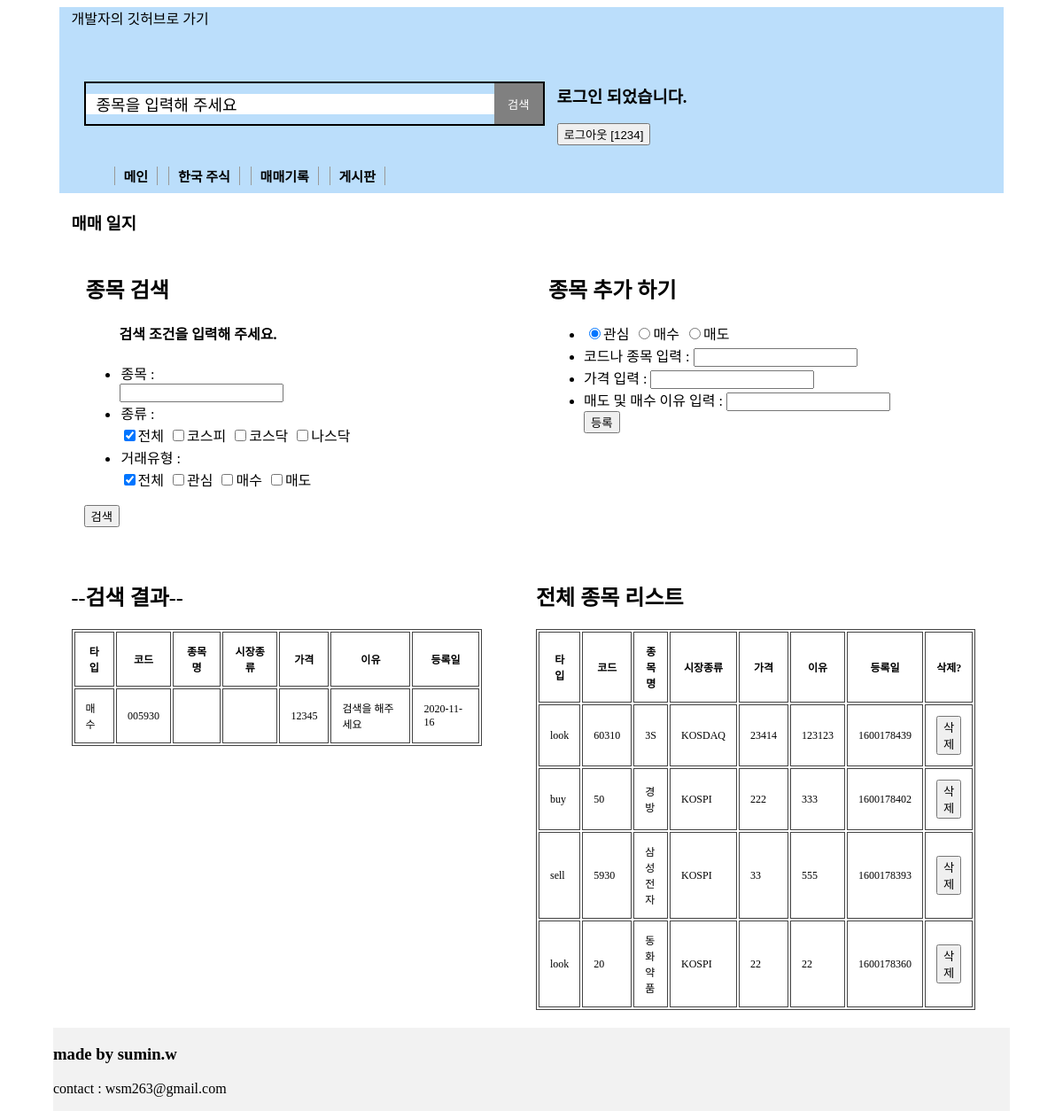
/transaction_list (signed in), run on the app's committed database.
### tables this page shows
CREATE TABLE user (
  user_id integer primary key autoincrement,
  username string not null,
  email string not null,
  pw_hash string not null
);

CREATE TABLE message (
  message_id integer primary key autoincrement,
  type integer not null,
  author_id integer not null,
  transaction_type string not null,
  code string not null,
  name string not null,
  price string not null,
  reason string not null,
  market string not null,
  pub_date integer
);

### app.py (the view)
@app.route('/transaction_list')
def transaction_list():
    if not g.user:
        return render_template('sample_transaction_page.html')
    messages = query_db('''
                select message.*, user.*
                from message, user
                where message.author_id = user.user_id and (
                    user.user_id = ? or
                    user.user_id in (select whom_id from follower
                                            where who_id = ?))
                and message.type = 1
                order by message.pub_date desc ''',
                [session['user_id'], session['user_id']])
    try:
        if filter_data != []:
            if filter_data != ["","total_market","total_transaction_type"]: # 검색을 했을때
                print(filter_data)
                if (filter_data[0] == "") & (filter_data[1] == "total_market"):
                    filter_messages = query_db('''
                                    select message.*, user.*
                                    from message, user
                                    where message.author_id = user.user_id and (
                                        user.user_id = ? or
                                        user.user_id in (select whom_id from follower
                                                                where who_id = ?))
                                    and message.type = 1
                                    and message.transaction_type = ?
                                    order by message.pub_date desc  ''',
                                    [session['user_id'], session['user_id'], filter_data[2]])
                elif (filter_data[0] == "")&(filter_data[2] == "total_transaction_type"):
                    filter_messages = query_db('''
                                    select message.*, user.*
                                    from message, user
                                    where message.author_id = user.user_id and (
                                        user.user_id = ? or
                                        user.user_id in (select whom_id from follower
                                                                where who_id = ?))
                                    and message.type = 1
                                    and message.market = ?
                                    order by message.pub_date desc''',
                                    [session['user_id'], session['user_id'], filter_data[1]])
                elif (filter_data[1] == "total_market")&(filter_data[2] == "total_transaction_type"):
                    filter_messages = query_db('''
                                    select message.*, user.*
                                    from message, user
                                    where message.author_id = user.user_id and (
                                        user.user_id = ? or
                                        user.user_id in (select whom_id from follower
                                                                where who_id = ?))
                                    and message.type = 1
                                    and message.code = ?
                                    order by message.pub_date desc ''',
                                    [session['user_id'], session['user_id'], filter_data[0]])
                elif filter_data[0] == "":
                    filter_messages = query_db('''
                                    select message.*, user.*
                                    from message, user
                                    where message.author_id = user.user_id and (
                                        user.user_id = ? or
                                        user.user_id in (select whom_id from follower
                                                                where who_id = ?))
                                    and message.type = 1
                                    and message.market = ?
                                    and message.transaction_type = ?
                                    order by message.pub_date desc''',
                                    [session['user_id'], session['user_id'], filter_data[1], filter_data[2]])
                elif filter_data[1] == "total_market":
                    filter_messages = query_db('''
                                    select message.*, user.*
                                    from message, user
                                    where message.author_id = user.user_id and (
                                        user.user_id = ? or
                                        user.user_id in (select whom_id from follower
                                                                where who_id = ?))
                                    and message.type = 1
                                    and message.code = ?
                                    and message.transaction_type = ?
                                    order by message.pub_date desc''',
                                    [session['user_id'], session['user_id'], filter_data[0], filter_data[2]])
                elif filter_data[2] == "total_transaction_type":
                    filter_messages = query_db('''
                                    select message.*, user.*
                                    from message, user
                                    where message.author_id = user.user_id and (
                                        user.user_id = ? or
                                        user.user_id in (select whom_id from follower
                                                                where who_id = ?))
                                    and message.type = 1
                                    and message.code = ?
                                    and message.market = ?
                                    order by message.pub_date desc''',
                                    [session['user_id'], session['user_id'], filter_data[0], filter_data[1]])
            else:
                filter_messages = query_db('''
                                select message.*, user.*
                                from message, user
                                where message.author_id = user.user_id and (
                                    user.user_id = ? or
                                    user.user_id in (select whom_id from follower
                                                            where who_id = ?))
                                and message.type = 1
                                order by message.pub_date desc''',
                                [session['user_id'], session['user_id']])
            return render_template('transaction_list.html', messages=messages,
                                   filter_messages = filter_messages)
        else:
            filter_messages = [{'message_id': 12, 'transaction_type': '매수', 'code': '005930', 'price': 12345, 'reason': '검색을 해주세요', 'pub_date': '2020-11-16'}]
            return render_template('transaction_list.html',
                                   messages=messages,
                                   filter_messages = filter_messages)
    except:
        filter_messages = [
            {'message_id': 12, 'transaction_type': '매수', 'code': '005930', 'price': 12345, 'reason': '검색을 해주세요',
             'pub_date': '2020-11-16'}]
        return render_template('transaction_list.html',
                               messages=messages,
                               filter_messages=filter_messages)

### app.py (called while the page is built)
def connect_db():
    return sqlite3.connect(app.config['DATABASE'])

def query_db(query, args=(), one=False):
    cur = g.db.execute(query, args)
    rv = [dict((cur.description[idx][0], value)
               for idx, value in enumerate(row)) for row in cur.fetchall()]
    return (rv[0] if rv else None) if one else rv

@app.before_request
def before_request():
    g.db = connect_db()
    g.user = None
    if 'user_id' in session:
        g.user = query_db('select * from user where user_id = ?',
                          [session['user_id']], one=True)

@app.teardown_request
def teardown_request(exception):
    if hasattr(g, 'db'):
        g.db.close()

### templates/transaction_list.html (shortened to what this page needs)
{% extends 'base.html' %}
    {% block main %}
    <h3> 매매 일지 </h3>
    {% if g.user %}
    {% if request.endpoint == 'transaction_list' %}
        <div class="sales_log_container">
        <form class="sales_log_box1"  method=post action="{{ url_for('detail_search_stock')}}">
            <fieldset>
                <h2><legend>종목 검색</legend></h2>
                <ul>
                    <h4>검색 조건을 입력해 주세요.</h4>
                    <li>
                        <legend> 종목 : </legend>
                        <input type="text" name = "code">
                    </li>
                    <li>
                        <legend> 종류 : </legend>
                        <label><input type="checkbox" name="market" value="total_market" checked >전체</label>
                        <label><input type="checkbox" name="market" value="KOSPI">코스피</label>
                        <label><input type="checkbox" name="market" value="KOSDAQ">코스닥</label>
                        <label><input type="checkbox" name="market" value="NASDAQ">나스닥</label>
                    </li>
                    <li>
                        <legend>거래유형 : </legend>
                        <label><input type="checkbox" name="transaction_type" value="total_transaction_type" checked>전체</label>
                        <label><input type="checkbox" name="transaction_type" value="look">관심</label>
                        <label><input type="checkbox" name="transaction_type" value="buy">매수</label>
                        <label><input type="checkbox" name="transaction_type" value="sell">매도</label>
                    </li>
                </ul>
                <button type=sumit>검색</button>
            </fieldset>
        </form>
        <form class="sales_log_box2" action="{{ url_for('add_stock')}}" method=post>
        <fieldset >
            <h2>종목 추가 하기</h2>
            <ul>
                <li>
                    <label><input type="radio" name="transaction_type" value="look" checked >관심</label>
                    <label><input type="radio" name="transaction_type" value="buy">매수</label>
                    <label><input type="radio" name="transaction_type" value="sell">매도</label>
                </li>
                <li>
                    코드나 종목 입력 : <input type="text" name = "code">
                </li>
                <li>
                    가격 입력 : <input type="text" name = "price">
                </li>
                <li>
                    매도 및 매수 이유 입력 : <input type="text" name = "reason">
                </li>
                <button type=sumit>등록</button>
            </ul>
        </fieldset>
        </form>
        {% endif %}
        <form class=sales_log_box3 method="post" >
            <h2>--검색 결과--</h2>
            <table>
                <tr>
                    <th>타입</th>
                    <th>코드</th>
                    <th>종목명</th>
                    <th>시장종류</th>
                    <th>가격</th>
                    <th>이유</th>
                    <th>등록일</th>
                </tr>
                {% for message in filter_messages %}
                <tr>
                    <td>{{ message.transaction_type}}</td>
                    <td>{{ message.code}}</td>
                    <td>{{ message.name}}</td>
                    <td>{{ message.market}}</td>
                    <td>{{ message.price}}</td>
                    <td>{{ message.reason}}</td>
                    <td>{{ message.pub_date}}</td>
                </tr>
                {% endfor %}
            </table>
        </form>
        <form class=sales_log_box4 action="{{url_for('delete')}}" method="post" >
            <h2>전체 종목 리스트</h2>
            <table>
                <tr>
                    <th>타입</th>
                    <th>코드</th>
                    <th>종목명</th>
                    <th>시장종류</th>
                    <th>가격</th>
                    <th>이유</th>
                    <th>등록일</th>
                    <th>삭제?</th>
                </tr>
                {% for message in messages %}
                <tr>
                    <td>{{ message.transaction_type}}</td>
                    <td>{{ message.code}}</td>
                    <td>{{ message.name}}</td>
                    <td>{{ message.market}}</td>
                    <td>{{ message.price}}</td>
                    <td>{{ message.reason}}</td>
                    <td>{{ message.pub_date}}</td>
                    <td>
                    <button type="submit">삭제 </button>
                    </td>
                </tr>
                {% endfor %}
            </table>
        </form>
{% endif %}
        </div>
{% endblock %}

### templates/base.html (shortened to what this page needs)
<!DOCTYPE html>
<head>
  <link rel=stylesheet type=text/css href="../static/index.css">
</head>
<body>
  <header>
    <div class = "links">
      <a href="https://github.com/suminwooo" >개발자의 깃허브로 가기</a>
    </div>
      <fieldset>
        <form action="/search_detail" method="post">
          <div class="search_box" >
            <input type="text" id="input" name="input" maxlength="225" value="종목을 입력해 주세요" onclick="this.value='';"/>
            <button type="submit" value="input">검색</button>
          </div>
        </form>
      </fieldset>
  {% if g.user %}
  <div class="login_on">
    <h3> 로그인 되었습니다. </h3>
    <form class="login-form">
      <button><a href="{{ url_for('logout') }}"> 로그아웃 [{{ g.user.username }}] </a></button>
    </form>
  </div>
  <nav>
    <div class="nav_items">
      <ul>
        <li><a href="{{url_for('main_page')}}"> 메인 </a></li>
        <li><a href="{{ url_for('korea_stock') }}"> 한국 주식</a></li>
        <li><a href="{{ url_for('transaction_list') }}"> 매매기록 </a></li>
        <li><a href="{{ url_for('twit') }}"> 게시판 </a></li>
      </ul>
    </div>
  </nav>
  </header>
  {% endif %}
  <main>
    {% block main %}
    {% endblock %}
  </main>
  <footer>
    <h3>made by sumin.w</h3>
    <p>contact : wsm263@gmail.com</p>
  </footer>
</body>
</html>

### static/index.css (style rules this page uses)
* { box-sizing: border-box; }
a { text-decoration: none; color: black; }
header { background: #BBDEFB; margin: auto; display: flex; width: 90%; height: 210px; align-items: center; position: relative; padding-top : 10pt; padding-left : 10pt; padding-right : 10pt; }
fieldset { border: none; }
.links { position: absolute; top: 0; }
.links a { text-decoration: none; cursor: pointer; }
.search_box { width: 520px; height: 50px; border: 2px solid black; display: flex; align-items: center; }
.search_box input { flex: 8; height: 50; padding-left: 12px; padding-right: 12px; border: none; outline: none; font-size: 18px; }
.search_box button { flex: 1; height: 46px; margin: 0; padding: 0; border: none; outline: none; background: gray; color: #ffffff; }
header > nav { width: 100%; height: 45px; position: absolute; bottom: 0; }
.nav_items { display: flex; justify-content: space-between; align-items: center; font-size: 15px; font-weight: bold; }
.nav_items ul > li { display: inline-block; margin-left: 8px; border-left:1px solid #999; border-right:1px solid #999; padding:0 10px; }
.nav_items ul > li > a { text-decoration: none; cursor: pointer; }
main { background: #FFFFFF; margin: auto; width: 90%; height: 100%; position: relative; padding-left : 10pt; padding-right : 10pt; }
footer { position:absolute; left: 0; right: 0; width: 90%; margin : auto; background: #f2f2f2; }
table { width: 90%; border: 1px solid #444444; font-size: 9pt; }
table th, td { border: 1px solid #444444; padding: 12px; }
label { display:inline-block; border:1px solid transparent; }
.sales_log_container { display: grid; grid-template-columns: repeat(2, 1fr); grid-gap: 10px; grid-auto-rows: minmax(150px, auto); }
.sales_log_box1 { grid-column: 1; grid-row: 1; margin-bottom:20px; }
.sales_log_box2 { grid-column: 2; grid-row: 1; margin-bottom:20px; }
.sales_log_box3 { grid-column: 1; grid-row: 2/4; margin-bottom:20px; }
.sales_log_box4 { grid-column: 2; grid-row : 2/4; margin-bottom : 20px; }

### data on the page
user: user.username "1234"
message: transaction_type "look", code "60310", name "3S", market "KOSDAQ", price "23414", reason "123123", pub_date "1600178439"
message: transaction_type "buy", code "50", name "경방", market "KOSPI", price "222", reason "333", pub_date "1600178402"
message: transaction_type "sell", code "5930", name "삼성전자", market "KOSPI", price "33", reason "555", pub_date "1600178393"
message: transaction_type "look", code "20", name "동화약품", market "KOSPI", price "22", reason "22", pub_date "1600178360"

### other printed values
{{ message.transaction_type }} "매수"
{{ message.code }} "005930"
{{ message.price }} "12345"
{{ message.reason }} "검색을 해주세요"
{{ message.pub_date }} "2020-11-16"
